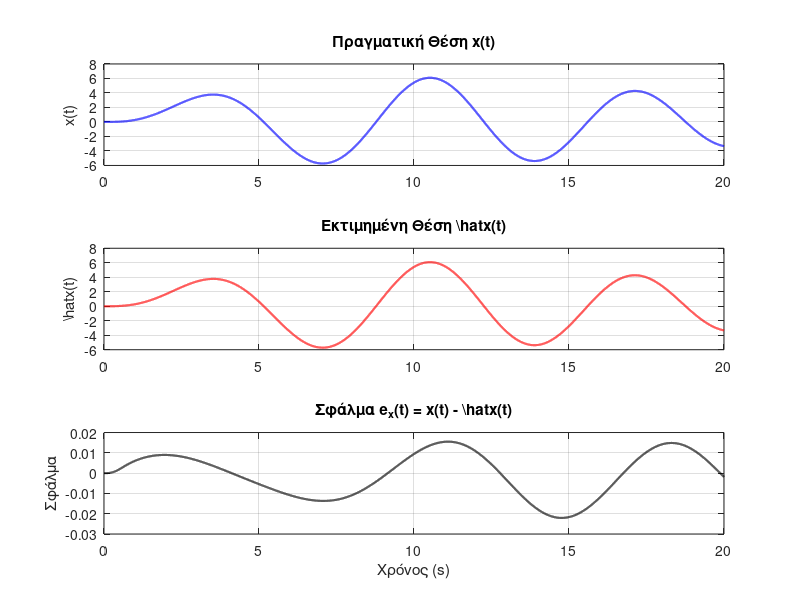
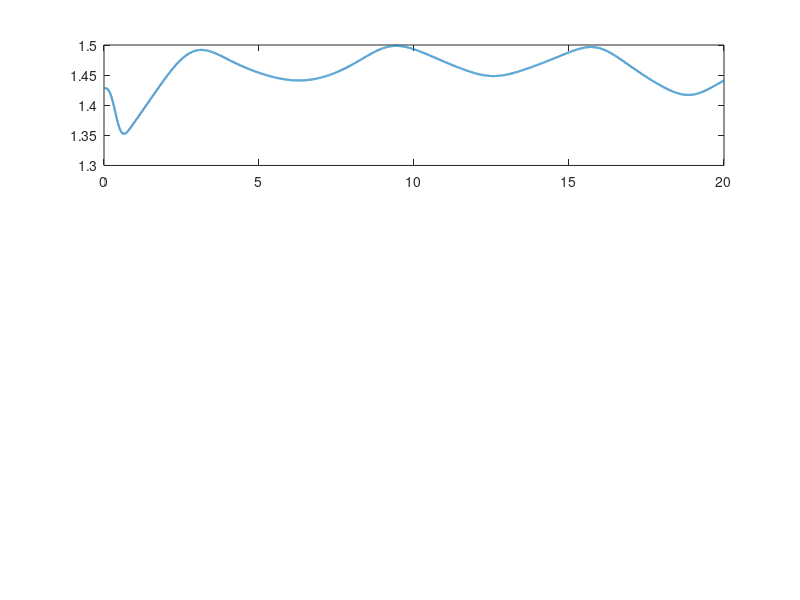

Write MATLAB code to recreate these figures, in order. (Note: this script raises an error after producing the figures.)
clc; clear; close all;

% Πραγματικές παράμετροι
m_true = 1.315;
b_true = 0.225;
k_true = 0.725;

% Ρυθμίσεις προσομοίωσης
dt = 0.001;              % μικρό βήμα για ακρίβεια
T = 20;                  % διάρκεια 20 sec
t = 0:dt:T;
N = length(t);

% Είσοδος: ημιτονοειδής
u = 2.5 * sin(t);

% Πραγματικό σύστημα (x, dx, ddx)
x = zeros(1, N); dx = zeros(1, N); ddx = zeros(1, N);
x(1) = 0; dx(1) = 0;
for i = 1:N-1
    ddx(i) = (1/m_true)*(u(i) - b_true*dx(i) - k_true*x(i));
    dx(i+1) = dx(i) + dt * ddx(i);
    x(i+1) = x(i) + dt * dx(i);
end
ddx(end) = ddx(end-1);

% Εκτιμητής (Lyapunov - Parallel Structure)
theta_hat = zeros(3, N);
theta_hat(:,1) = [0.1; 0.5; 0.7];  % αρχικές τιμές κοντά στις σωστές
gamma = 5;                         % ρυθμός προσαρμογής

for i = 1:N-1
    phi = [-dx(i); -x(i); u(i)];
    ddx_hat = phi' * theta_hat(:, i);
    e = ddx(i) - ddx_hat;           % σφάλμα επιτάχυνσης
    theta_hat(:, i+1) = theta_hat(:, i) + gamma * phi * e * dt;
end

% Ανάκτηση φυσικών παραμέτρων
m_hat = 1 ./ theta_hat(3,:);
b_hat = theta_hat(1,:) ./ theta_hat(3,:);
k_hat = theta_hat(2,:) ./ theta_hat(3,:);

% Ανακατασκευή εκτιμημένης κίνησης x̂(t)
x_hat = zeros(1, N); dx_hat = zeros(1, N);
for i = 1:N-1
    ddx_hat_model = (1/m_hat(i)) * (u(i) - b_hat(i)*dx_hat(i) - k_hat(i)*x_hat(i));
    dx_hat(i+1) = dx_hat(i) + dt * ddx_hat_model;
    x_hat(i+1) = x_hat(i) + dt * dx_hat(i+1);
end

% Υπολογισμός σφάλματος εξόδου
e_x = x - x_hat;

% === Γραφήματα ===

% 1. Θέσεις x(t) και x̂(t) και σφάλμα e_x(t)
figure;
subplot(3,1,1);
plot(t, x, 'b', 'LineWidth', 1.5); title('Πραγματική Θέση x(t)');
ylabel('x(t)'); grid on;

subplot(3,1,2);
plot(t, x_hat, 'r', 'LineWidth', 1.5); title('Εκτιμημένη Θέση \hat{x}(t)');
ylabel('\hat{x}(t)'); grid on;

subplot(3,1,3);
plot(t, e_x, 'k', 'LineWidth', 1.5); title('Σφάλμα e_x(t) = x(t) - \hat{x}(t)');
xlabel('Χρόνος (s)'); ylabel('Σφάλμα'); grid on;

% 2. Εκτιμήσεις παραμέτρων
figure;
subplot(3,1,1);
plot(t, m_hat, 'LineWidth', 1.5); yline(m_true, '--r', 'LineWidth', 1.2);
title('Εκτίμηση Μάζας \hat{m}(t)'); ylabel('m(t)'); grid on;

subplot(3,1,2);
plot(t, b_hat, 'LineWidth', 1.5); yline(b_true, '--r', 'LineWidth', 1.2);
title('Εκτίμηση Απόσβεσης \hat{b}(t)'); ylabel('b(t)'); grid on;

subplot(3,1,3);
plot(t, k_hat, 'LineWidth', 1.5); yline(k_true, '--r', 'LineWidth', 1.2);
title('Εκτίμηση Σταθεράς Ελατηρίου \hat{k}(t)'); ylabel('k(t)'); xlabel('Χρόνος (s)'); grid on;
